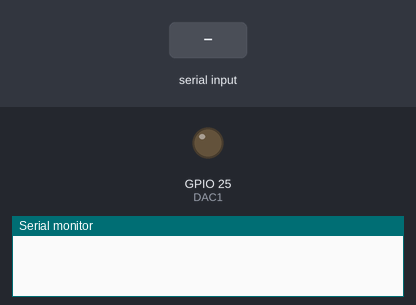
Simulated run of this program. Board: ESP32. Parts: output pins drawn as LEDs (lit = HIGH), the last lines printed to the serial monitor. The test bench sets the inputs (shaded band).

Above: at 1.2 s.
1.3 s: "90,45\n" received over Serial
At 2.0 s:
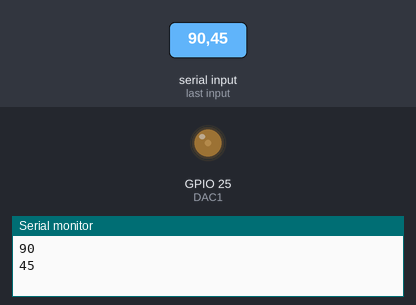
3.8 s: "30,150\n" received over Serial
At 4.6 s:
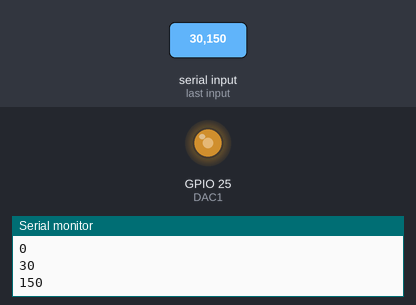
6.3 s: "200\n" received over Serial
At 7.0 s:
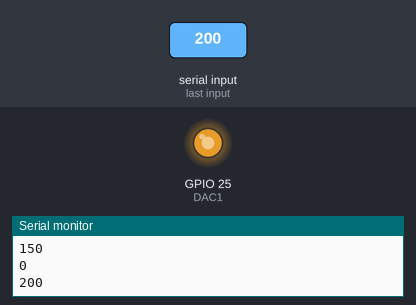
Timing chart, 0 to 9.3 s (numbered marks = the images above; inputs shaded):
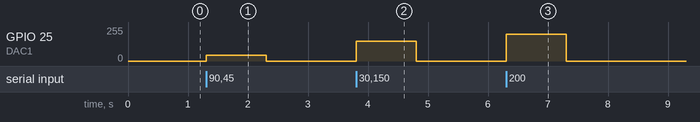

Measured:
- after the input at 1.3 s, GPIO 25 (DAC1): 0/255 → 45/255 at once, → 0/255 1.0 s later
- after the input at 3.8 s, GPIO 25 (DAC1): 0/255 → 150/255 at once, → 0/255 1.0 s later
- after the input at 6.3 s, GPIO 25 (DAC1): 0/255 → 200/255 at once, → 0/255 1.0 s later

The program:

main.cpp
```cpp
#include <Arduino.h>

#define DAC1 25
int value = 0;

void setup() {
  Serial.begin(115200);
}

void loop() {
  while (Serial.available()==0) {}

  value = Serial.parseInt();

  dacWrite(DAC1, value);
  Serial.println(value);
}
```
